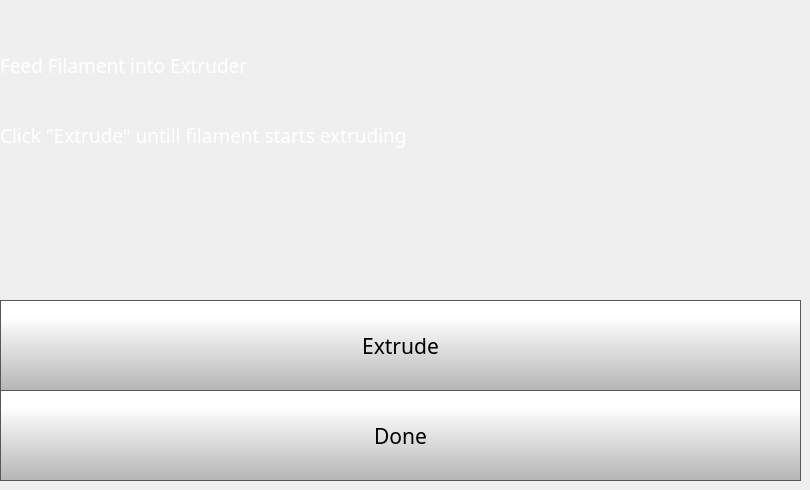
    <widget class="QWidget" name="changeFilamentExtrudePage">
     <widget class="QLabel" name="feedFilamentlabel">
      <property name="geometry">
       <rect>
        <x>0</x>
        <y>50</y>
        <width>461</width>
        <height>31</height>
       </rect>
      </property>
      <property name="font">
       <font>
        <family>Gotham Light</family>
        <pointsize>14</pointsize>
        <weight>50</weight>
        <bold>false</bold>
       </font>
      </property>
      <property name="styleSheet">
       <string notr="true">color: rgb(255, 255, 255);
background-color: rgba(255, 255, 255, 0);</string>
      </property>
      <property name="text">
       <string>Feed Filament into Extruder</string>
      </property>
     </widget>
     <widget class="QPushButton" name="loadDoneButton">
      <property name="geometry">
       <rect>
        <x>0</x>
        <y>390</y>
        <width>801</width>
        <height>91</height>
       </rect>
      </property>
      <property name="font">
       <font>
        <family>Gotham</family>
        <pointsize>16</pointsize>
       </font>
      </property>
      <property name="styleSheet">
       <string notr="true">QPushButton {
     border: 1px solid rgb(87, 87, 87);
	background-color: qlineargradient(spread:pad, x1:0, y1:1, x2:0, y2:0.188, stop:0 rgba(180, 180, 180, 255), stop:1 rgba(255, 255, 255, 255));


}

QPushButton:pressed {
    background-color: qlineargradient(x1: 0, y1: 0, x2: 0, y2: 1,
                                      stop: 0 #dadbde, stop: 1 #f6f7fa);
}

QPushButton:flat {
    border: none; /* no border for a flat push button */
}

QPushButton:default {
    border-color: navy; /* make the default button prominent */
}

QPushButton:focus {
	outline: none;
}</string>
      </property>
      <property name="text">
       <string>Done</string>
      </property>
      <property name="iconSize">
       <size>
        <width>40</width>
        <height>40</height>
       </size>
      </property>
     </widget>
     <widget class="QPushButton" name="ExtrudeButton">
      <property name="geometry">
       <rect>
        <x>0</x>
        <y>300</y>
        <width>801</width>
        <height>91</height>
       </rect>
      </property>
      <property name="font">
       <font>
        <family>Gotham</family>
        <pointsize>16</pointsize>
       </font>
      </property>
      <property name="styleSheet">
       <string notr="true">QPushButton {
     border: 1px solid rgb(87, 87, 87);
	background-color: qlineargradient(spread:pad, x1:0, y1:1, x2:0, y2:0.188, stop:0 rgba(180, 180, 180, 255), stop:1 rgba(255, 255, 255, 255));


}

QPushButton:pressed {
    background-color: qlineargradient(x1: 0, y1: 0, x2: 0, y2: 1,
                                      stop: 0 #dadbde, stop: 1 #f6f7fa);
}

QPushButton:flat {
    border: none; /* no border for a flat push button */
}

QPushButton:default {
    border-color: navy; /* make the default button prominent */
}

QPushButton:focus {
	outline: none;
}</string>
      </property>
      <property name="text">
       <string>Extrude</string>
      </property>
      <property name="iconSize">
       <size>
        <width>40</width>
        <height>40</height>
       </size>
      </property>
     </widget>
     <widget class="QLabel" name="feedFilamentlabel_2">
      <property name="geometry">
       <rect>
        <x>0</x>
        <y>120</y>
        <width>461</width>
        <height>31</height>
       </rect>
      </property>
      <property name="font">
       <font>
        <family>Gotham Light</family>
        <pointsize>14</pointsize>
        <weight>50</weight>
        <bold>false</bold>
       </font>
      </property>
      <property name="styleSheet">
       <string notr="true">color: rgb(255, 255, 255);
background-color: rgba(255, 255, 255, 0);</string>
      </property>
      <property name="text">
       <string>Click &quot;Extrude&quot; untill filament starts extruding</string>
      </property>
     </widget>
    </widget>
